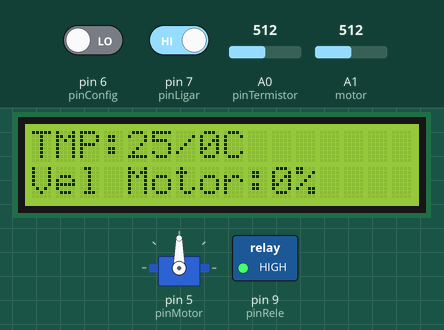
The sketch below on a simulated Arduino Uno, built with avr-gcc and run on an emulated ATmega328P. Shown: 16×2 character LCD, servo, switched loads named in the sketch (green lamp = pin HIGH). The inputs (shaded band) are chosen by the test bench; at power-on: A0 (pinTermistor) = 512, pin 7 (pinLigar) HIGH, pin 6 (pinConfig) LOW, A1 (motor) = 512.

Above: at 1.2 s.
1.3 s: A0 (pinTermistor) set to 224
At 2.4 s:
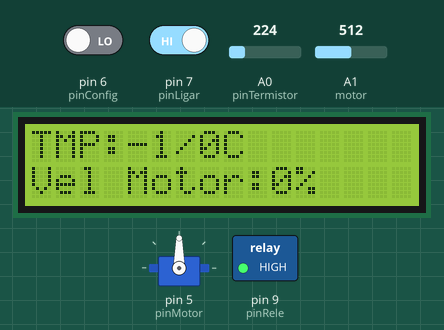
2.8 s: A0 (pinTermistor) set to 201
At 4.0 s:
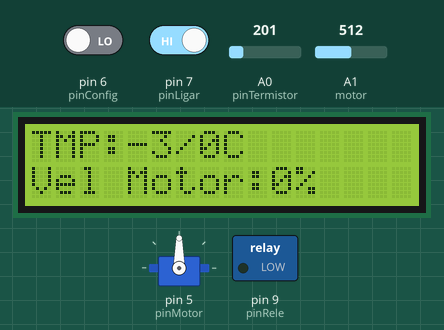
4.3 s: A0 (pinTermistor) set to 1023
At 4.7 s:
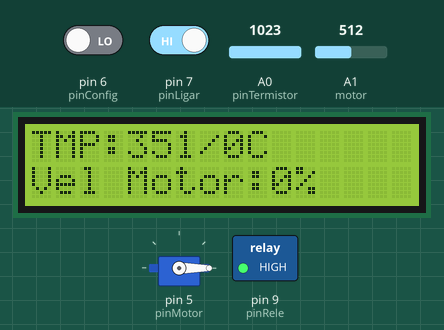
5.8 s: pin 7 (pinLigar) driven LOW
At 6.9 s:
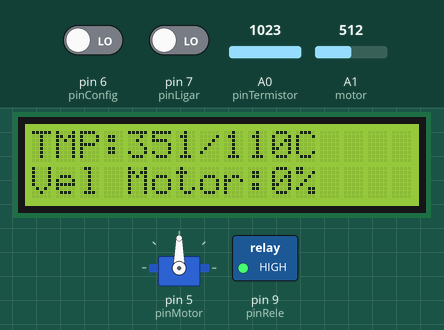
7.3 s: pin 6 (pinConfig) driven HIGH
At 8.0 s:
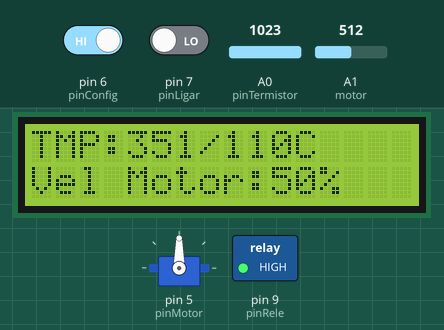
8.8 s: pin 7 (pinLigar) driven HIGH
At 9.6 s:
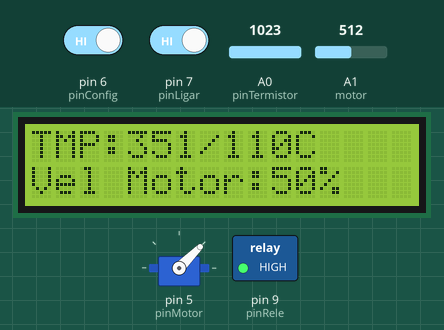
Timing chart, 0 to 11.3 s (numbered marks = the images above; inputs shaded):
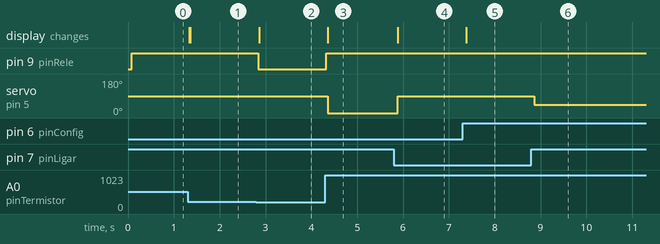

Measured:
- the behaviour switches between 216 and 215 on A0 (pinTermistor) (found by bisection; images 1 and 2)
- after the input at 1.3 s, the display: first changes at once (image 1 shows a later state)
- after the input at 2.8 s, pin 9 (pinRele): HIGH → LOW at once; the display: changes after 0.07 s (image 2)
- after the input at 4.3 s, pin 9 (pinRele): LOW → HIGH at once; servo on pin 5 (pinMotor): 90° → 0° after 0.06 s; the display: changes after 0.06 s (image 3)
- after the input at 5.8 s, servo on pin 5 (pinMotor): 0° → 90° after 0.08 s; the display: changes after 0.08 s (image 4)
- after the input at 7.3 s, the display: changes after 0.08 s (image 5)
- after the input at 8.8 s, servo on pin 5 (pinMotor): 90° → 45° after 0.06 s

The sketch:

main.ino
```cpp
#include <LiquidCrystal_I2C.h>
#include <Wire.h>
#include <Servo.h>

LiquidCrystal_I2C lcd(0x27, 16, 2);
Servo motor;
// Variaveis globais para leitura do termistor//
const int pinTermistor = A0;
const float beta = 3950;
const float resistenciaNominal = 100000;
const float temperaturaNominal = 25 + 273;
const float rx = resistenciaNominal * exp(-beta/temperaturaNominal);
const float vcc = 5;
const float resistenciaReferencia = 100000;
//--------------------------------------------//
const int nSamples=128;
const int pinRele=9;
const int pinLigar=7;
const int pinConfig=6;
const int pinMotor=5;
int velocidadeMotor=0;
float maxTemperatura=0;

float calcTemperatura(){
  //Código adaptado de "https://www.makerhero.com/blog/termistor-ntc-arduino/"//
  unsigned long long int soma = 0;
  for (int i = 0; i < nSamples; i++) {
    soma += analogRead(pinTermistor);
  }
  double v = (vcc*soma)/(nSamples*1024.0);
  double r = (vcc*resistenciaReferencia)/v - resistenciaReferencia;
  double temperatura = beta / log(r/rx);
  //Fim do código adaptado//
  return (temperatura - 273.0);
}

void mostrarLCD(float temperatura, int velocidadeMotor, float maxTemperatura){
    lcd.home();
    lcd.print("TMP:");
    lcd.print((int)temperatura);
    lcd.print("/");
    lcd.print((int)maxTemperatura);
    lcd.print("C   ");
    lcd.setCursor(0, 1);
    lcd.print("Vel Motor:");
    lcd.print(map(velocidadeMotor,90,0,100,0));
    lcd.print("%    ");
}

void limiteTemperatura(float temperatura, float maxTemperatura){
  float minTemperatura= maxTemperatura - 2; // valor minímo para o relé bater
    if(temperatura > maxTemperatura){
        digitalWrite(pinRele,HIGH);
    } else if (temperatura < minTemperatura){
        digitalWrite(pinRele,LOW);
    }
}

float lerMotor(){
    float velMotor=map(analogRead(A1),0,1023,90,0);// leitura da velocidade do motor através do potenciometro.
    return velMotor;
}

int lerTemperatura(){
    float maxTemperatura=map(analogRead(A1),0,1023,0,220);// leitura da temperatura máxima através do potenciometro.
    return maxTemperatura;
}

void acionaMotor(float velocidadeMotor){
  motor.write(velocidadeMotor);
}

void desligaMotor(){
  motor.write(90);

}

void setup(){
    lcd.init();
    lcd.backlight();
    motor.attach(pinMotor);
    pinMode(pinRele,OUTPUT);
    pinMode(pinLigar, INPUT);
    pinMode(pinConfig, INPUT);

}

void loop(){
    bool estadoConfig=digitalRead(pinConfig);
    bool estadoLigar=digitalRead(pinLigar);
    float temperatura=calcTemperatura();
    desligaMotor();
    if(!estadoLigar){// se o botão estiver em estado LOW o relé e o motor devem estar desligados
      digitalWrite(pinRele,HIGH);// garantir que o relé esteja aberto
      if(estadoConfig){// pino de controle de configuração
        velocidadeMotor=lerMotor();
      } else {
        maxTemperatura=lerTemperatura();
      }
      mostrarLCD(temperatura, velocidadeMotor, maxTemperatura);
    } else { // se o botão não estiver em estado LOW bater o relé e ligar o motor
      limiteTemperatura(temperatura, maxTemperatura);
      if(temperatura>=200){// ligar somente em temperatura acima de 200
        acionaMotor(velocidadeMotor);
      }
      mostrarLCD(temperatura, velocidadeMotor, maxTemperatura);
    }
}
```
